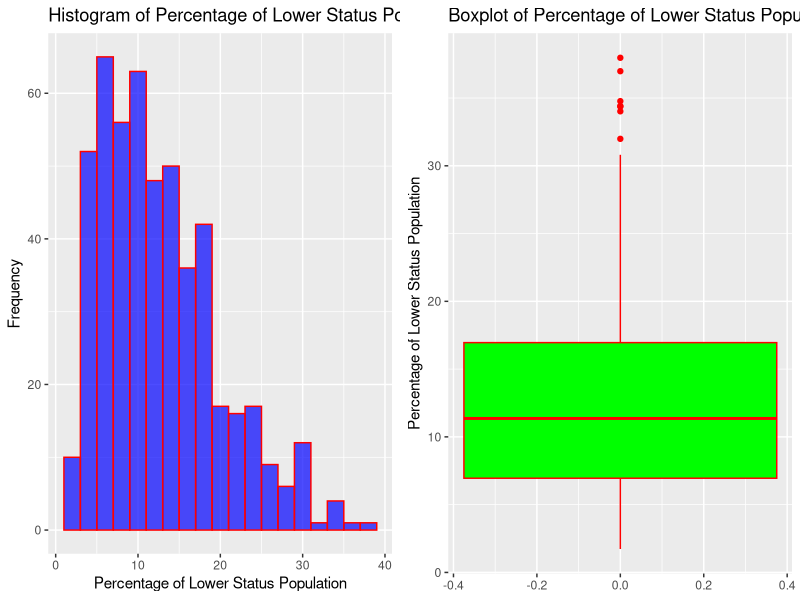
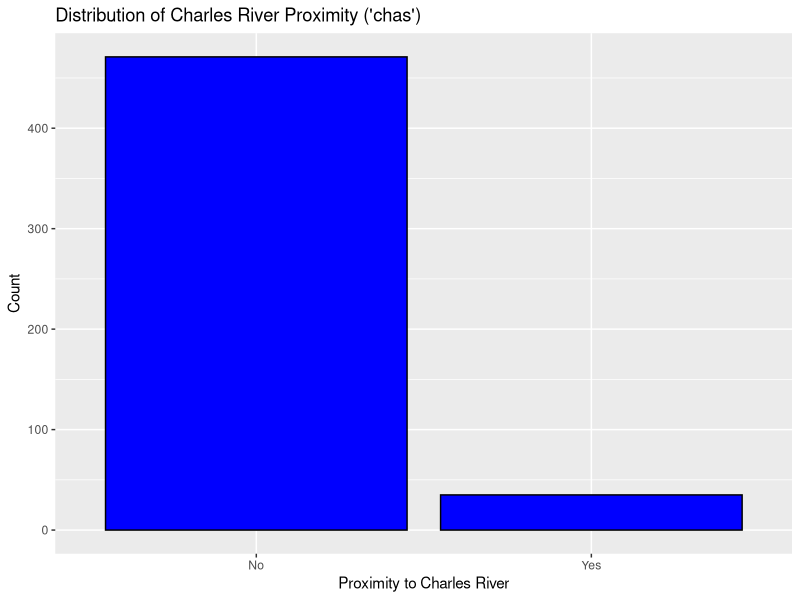
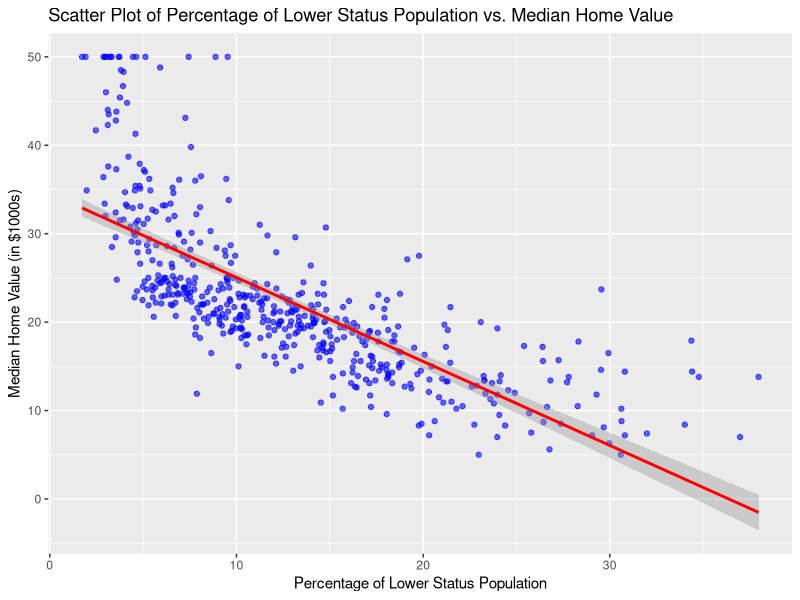
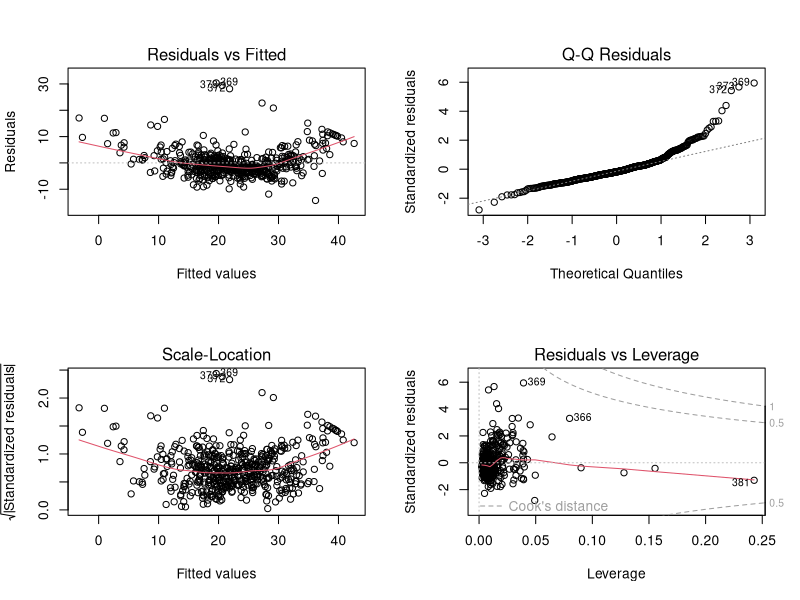
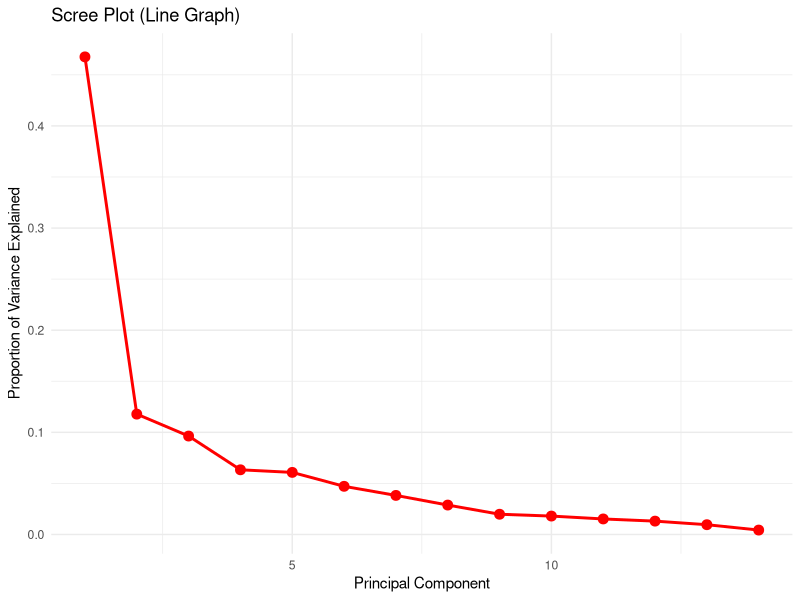
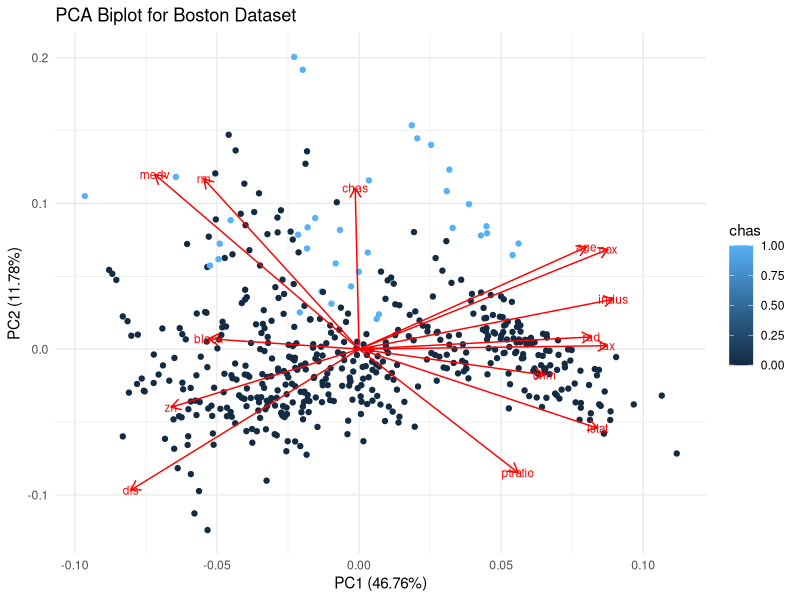

Write the R code that produced these figures, in order.
## ---- chunk 1
# Load the MASS library
library(MASS)
# Load the Boston dataset
data("Boston")

# Choose the variable 'lstat' (percentage of lower status population)
variable <- Boston$lstat

# Calculate summary statistics
mean_value <- mean(variable)
median_value <- median(variable)
sd_value <- sd(variable)
min_value <- min(variable)
max_value <- max(variable)

# Create a data frame to hold the summary statistics
summary_stats <- data.frame(
  Statistic = c("Mean", "Median", "Standard Deviation", "Minimum", "Maximum"),
  Value = c(mean_value, median_value, sd_value, min_value, max_value)
)

# Print the summary statistics table
print(summary_stats)
## ---- chunk 2
# Load necessary libraries
library(ggplot2)
library(gridExtra)

# Create a histogram for 'lstat' (percentage of lower status population)
hist_plot <- ggplot(Boston, aes(x = lstat)) +
  geom_histogram(binwidth = 2, fill = "blue", color = "red", alpha = 0.7) +
  labs(title = "Histogram of Percentage of Lower Status Population ('lstat')", 
       x = "Percentage of Lower Status Population", 
       y = "Frequency")

# Create a boxplot for 'lstat' (percentage of lower status population)
box_plot <- ggplot(Boston, aes(y = lstat)) +
  geom_boxplot(fill = "green", color = "red") +
  labs(title = "Boxplot of Percentage of Lower Status Population ('lstat')", 
       y = "Percentage of Lower Status Population")

# Arrange the plots in a grid format
grid.arrange(hist_plot, box_plot, ncol = 2)

## ---- chunk 3
# Load necessary library for visualization
library(ggplot2)

# Create a bar plot for 'chas' (Charles River dummy variable)
ggplot(Boston, aes(x = factor(chas))) +
  geom_bar(fill = "blue", color = "black") +
  labs(title = "Distribution of Charles River Proximity ('chas')", x = "Proximity to Charles River", y = "Count") +
  scale_x_discrete(labels = c("No", "Yes"))
## ---- chunk 4

# Choose two numerical variables: 'lstat' and 'medv'
correlation_value <- cor(Boston$lstat, Boston$medv)

# Create a data frame to hold the correlation result
correlation_table <- data.frame(
  Variable1 = "lstat",
  Variable2 = "medv",
  Correlation = correlation_value
)

# Print the correlation table
print(correlation_table)

## ---- chunk 5
# Load necessary library for visualization
library(ggplot2)

# Create a scatter plot with a trend line for 'lstat' (percentage of lower status population) and 'medv' (median home value)
ggplot(Boston, aes(x = lstat, y = medv)) +
  geom_point(color = "blue", alpha = 0.6) +  # Scatter points
  geom_smooth(method = "lm", color = "red") +  # Trend line (linear regression)
  labs(title = "Scatter Plot of Percentage of Lower Status Population vs. Median Home Value",
       x = "Percentage of Lower Status Population", 
       y = "Median Home Value (in $1000s)")
## ---- chunk 6

# Fit the multiple linear regression model
model <- lm(medv ~ rm + lstat + ptratio + crim + nox, data = Boston)

# Get the summary of the model
model_summary <- summary(model)

# Extract the coefficients and statistics, rounded to 2 decimal places
coefficients_table <- data.frame(
  Term = rownames(model_summary$coefficients),
  Estimate = round(model_summary$coefficients[, "Estimate"], 2),
  Std_Error = round(model_summary$coefficients[, "Std. Error"], 2),
  t_Value = round(model_summary$coefficients[, "t value"], 2),
  P_Value = round(model_summary$coefficients[, "Pr(>|t|)"], 4)
)

# Print the coefficients table
print(coefficients_table)

## ---- chunk 7

# Arrange the plots in a 2x2 grid
par(mfrow = c(2, 2))  

# Plot the residuals of the regression model
plot(model)

## ---- chunk 8
# Select only numerical variables from the Boston dataset
numerical_data <- Boston[, sapply(Boston, is.numeric)]

# Standardize the numerical data
numerical_data_scaled <- scale(numerical_data)

# Perform PCA
pca_result <- prcomp(numerical_data_scaled, center = TRUE, scale. = TRUE)

# View the summary of PCA to get the proportion of variance explained by each component
summary(pca_result)

# Calculate the proportion of variance explained
explained_variance <- pca_result$sdev^2 / sum(pca_result$sdev^2)
cumulative_variance <- cumsum(explained_variance)

# Create a data frame for plotting
scree_data <- data.frame(
  Principal_Component = seq_along(explained_variance),
  Explained_Variance = explained_variance,
  Cumulative_Variance = cumulative_variance
)

# Plot the scree plot with a line graph
ggplot(scree_data, aes(x = Principal_Component, y = Explained_Variance)) +
  geom_line(color = "red", size = 1) +
  geom_point(color = "red", size = 3) +
  labs(title = "Scree Plot (Line Graph)",
       x = "Principal Component",
       y = "Proportion of Variance Explained") +
  theme_minimal()
## ---- chunk 9
# Install ggfortify and ggplot2 if not already installed

# Load the required libraries
library(ggfortify)
library(ggplot2)

# Create the PCA biplot using ggfortify
autoplot(pca_result, 
         data = Boston,        # Use the Boston dataset for points
         colour = 'chas',      # Colour points by the 'chas' variable (categorical)
         loadings = TRUE,      # Show loadings (i.e., variable contributions)
         loadings.label = TRUE, # Label the loadings
         loadings.label.size = 3) + # Adjust loadings label size
  ggtitle("PCA Biplot for Boston Dataset") + 
  theme_minimal()  # Apply minimal theme for the plot
